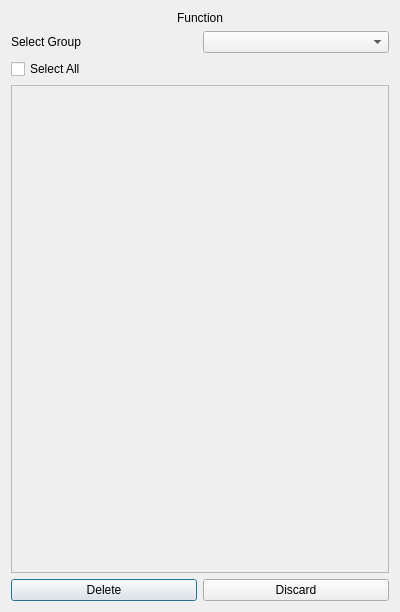
<?xml version="1.0" encoding="UTF-8"?>
<ui version="4.0">
 <class>DeleteWindow</class>
 <widget class="QDialog" name="DeleteWindow">
  <property name="geometry">
   <rect>
    <x>0</x>
    <y>0</y>
    <width>400</width>
    <height>612</height>
   </rect>
  </property>
  <property name="windowTitle">
   <string>Delete Window</string>
  </property>
  <layout class="QVBoxLayout" name="verticalLayout">
   <item>
    <widget class="QLabel" name="lbl_function">
     <property name="text">
      <string>Function</string>
     </property>
     <property name="alignment">
      <set>Qt::AlignCenter</set>
     </property>
    </widget>
   </item>
   <item>
    <layout class="QHBoxLayout" name="horizontalLayout">
     <item>
      <widget class="QLabel" name="lbl_select_group">
       <property name="text">
        <string>Select Group</string>
       </property>
      </widget>
     </item>
     <item>
      <widget class="QComboBox" name="cmb_groups"/>
     </item>
    </layout>
   </item>
   <item>
    <layout class="QHBoxLayout" name="horizontalLayout_3">
     <item>
      <widget class="QCheckBox" name="chk_select_all">
       <property name="cursor">
        <cursorShape>PointingHandCursor</cursorShape>
       </property>
       <property name="text">
        <string>Select All</string>
       </property>
      </widget>
     </item>
     <item>
      <spacer name="horizontalSpacer">
       <property name="orientation">
        <enum>Qt::Horizontal</enum>
       </property>
       <property name="sizeHint" stdset="0">
        <size>
         <width>40</width>
         <height>20</height>
        </size>
       </property>
      </spacer>
     </item>
    </layout>
   </item>
   <item>
    <widget class="QScrollArea" name="scrollArea">
     <property name="widgetResizable">
      <bool>true</bool>
     </property>
     <widget class="QWidget" name="scrollAreaWidgetContents">
      <property name="geometry">
       <rect>
        <x>0</x>
        <y>0</y>
        <width>380</width>
        <height>486</height>
       </rect>
      </property>
      <layout class="QVBoxLayout" name="verticalLayout_3">
       <item>
        <layout class="QVBoxLayout" name="vbox_items">
         <property name="spacing">
          <number>6</number>
         </property>
        </layout>
       </item>
       <item>
        <spacer name="verticalSpacer">
         <property name="orientation">
          <enum>Qt::Vertical</enum>
         </property>
         <property name="sizeHint" stdset="0">
          <size>
           <width>20</width>
           <height>40</height>
          </size>
         </property>
        </spacer>
       </item>
      </layout>
     </widget>
    </widget>
   </item>
   <item>
    <layout class="QHBoxLayout" name="horizontalLayout_2">
     <item>
      <widget class="QPushButton" name="btn_delete">
       <property name="cursor">
        <cursorShape>PointingHandCursor</cursorShape>
       </property>
       <property name="text">
        <string>Delete</string>
       </property>
      </widget>
     </item>
     <item>
      <widget class="QPushButton" name="btn_discard">
       <property name="cursor">
        <cursorShape>PointingHandCursor</cursorShape>
       </property>
       <property name="text">
        <string>Discard</string>
       </property>
      </widget>
     </item>
    </layout>
   </item>
  </layout>
 </widget>
 <resources/>
 <connections/>
</ui>
